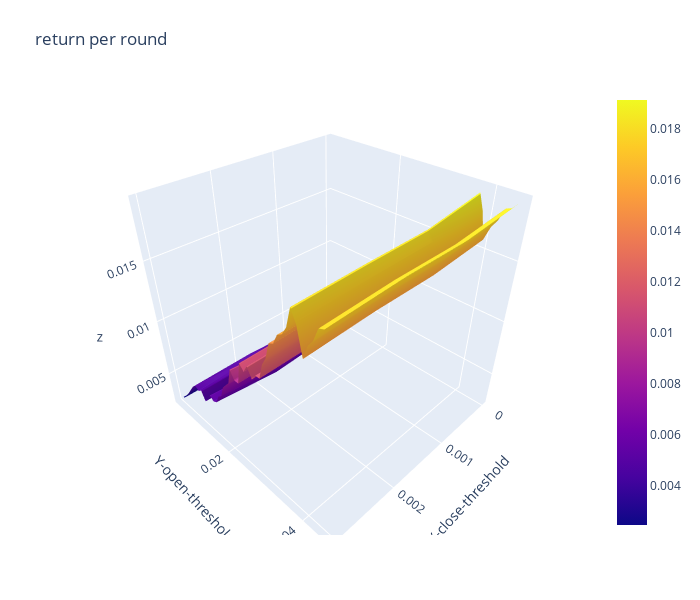

The cell this chart's notebook holds for it:
### Code cell
import plotly.graph_objects as go

x_data = df_return_per_round.columns.to_list() # close threshold

y_data = df_return_per_round.index.to_list() # open threshold

z_data = df_return_per_round.copy(deep=True) # return per round

fig = go.Figure(data=[go.Surface(z=z_data.values,x=x_data,y=y_data)])

fig.update_layout(title="return per round", # 标题
                  autosize=False,  # 尺度自动缩放
                  width=700,  # 长宽
                  height=600,
                  margin=dict(l=65,r=50,b=65,t=90),  # 4个位置的距离
                  scene=dict(xaxis_title='X-close-threshold',yaxis_title='Y-open-threshold')
                 )

fig.show()

### Figure 1 — Plotly figure (JSON) as saved in the notebook; plotly's stock layout.template omitted (floating-point values rounded to 4 significant figures; data arrays with more than 128 entries replaced by an {"elided": "..."} marker saying what was removed)
{"data": [{"type": "surface", "x": [0, 0.001, 0.002, 0.003], "y": [0.0031, 0.0032, 0.0035, 0.004, 0.005, 0.006, 0.007, 0.008, 0.009, 0.01, 0.011, 0.012, 0.013, 0.014, 0.015, 0.016, 0.017, 0.018, 0.019, 0.02, 0.021, 0.022, 0.023, 0.024, 0.025, 0.026, 0.027, 0.028, 0.029, 0.03, 0.031, 0.032, 0.033, 0.034, 0.035, 0.036, 0.037, 0.038, 0.039, 0.04, 0.041, 0.042, 0.043, 0.044, 0.045], "z": {"elided": "45x4 float values"}}], "layout": {"autosize": false, "height": 600, "margin": {"b": 65, "l": 65, "r": 50, "t": 90}, "scene": {"xaxis": {"title": {"text": "X-close-threshold"}}, "yaxis": {"title": {"text": "Y-open-threshold"}}}, "title": {"text": "return per round"}, "width": 700}}
